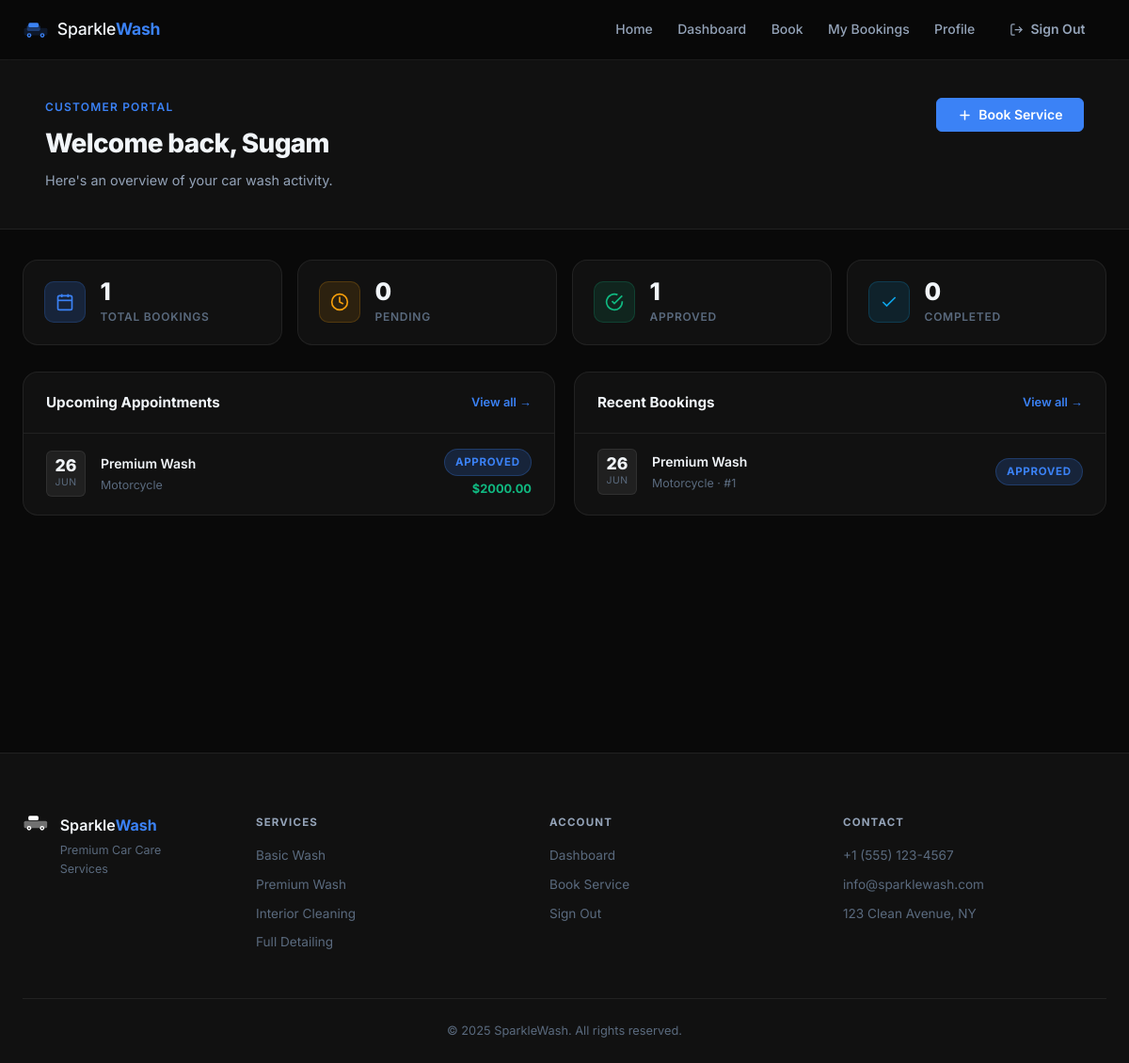
Page /dashboard/ (signed in) on the earlier database version.
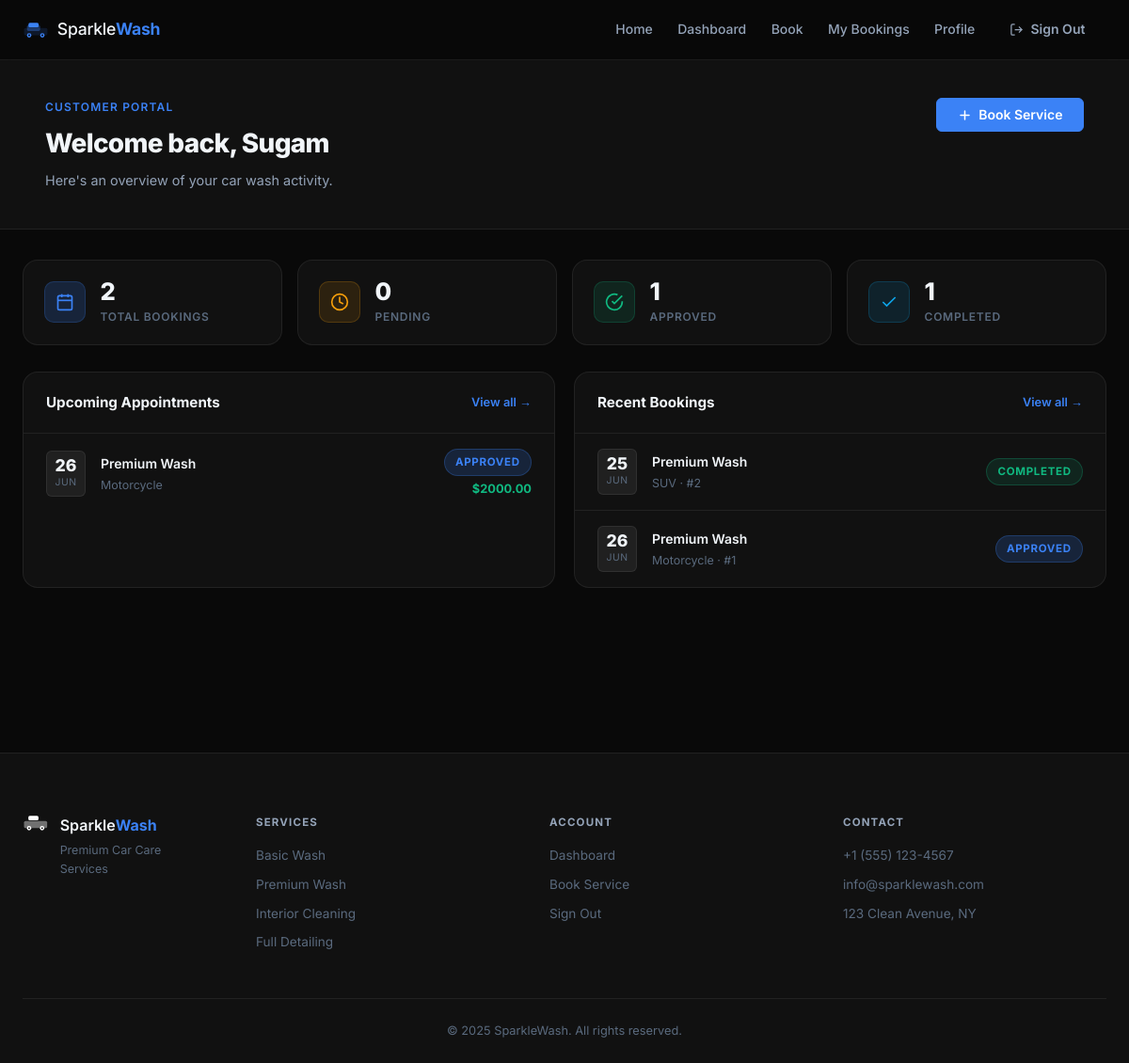
Same page on the later database version.
### wash/models.py (models this page shows, shortened)
class Booking(models.Model):
    STATUS_CHOICES = [
        ('pending', 'Pending'),
        ('approved', 'Approved'),
        ('completed', 'Completed'),
        ('cancelled', 'Cancelled'),
    ]
    VEHICLE_TYPES = [
        ('sedan', 'Sedan'),
        ('suv', 'SUV'),
        ('truck', 'Truck'),
        ('van', 'Van'),
        ('motorcycle', 'Motorcycle'),
        ('other', 'Other'),
    ]
    TIME_SLOTS = [
        ('morning', 'Morning (9 AM – 11 AM)'),
        ('afternoon', 'Afternoon (12 PM – 3 PM)'),
        ('evening', 'Evening (4 PM – 6 PM)'),
    ]
    customer = models.ForeignKey(User, on_delete=models.CASCADE, related_name='bookings')
    service_package = models.ForeignKey(ServicePackage, on_delete=models.PROTECT)
    vehicle_type = models.CharField(max_length=20, choices=VEHICLE_TYPES)
    appointment_date = models.DateField()
    appointment_time = models.CharField(max_length=20, choices=TIME_SLOTS, default='morning')
    notes = models.TextField(blank=True)
    status = models.CharField(max_length=20, choices=STATUS_CHOICES, default='pending')
    created_at = models.DateTimeField(auto_now_add=True)
    class Meta:
        ordering = ['-created_at']

class ServicePackage(models.Model):
    name = models.CharField(max_length=100)
    description = models.TextField()
    price = models.DecimalField(max_digits=8, decimal_places=2)

### wash/views.py (the view)
# urls.py: path('dashboard/', views.dashboard, name='dashboard'),
@login_required
def dashboard(request):
    if _is_staff(request.user):
        return redirect('admin_dashboard')
    bookings = request.user.bookings.select_related('service_package')
    today = timezone.now().date()
    upcoming = bookings.filter(appointment_date__gte=today, status__in=['pending', 'approved'])
    review_pending = bookings.filter(status='completed').exclude(review__isnull=False)[:2]
    return render(request, 'wash/dashboard.html', {
        'bookings': bookings[:5],
        'upcoming': upcoming[:3],
        'total': bookings.count(),
        'pending_count': bookings.filter(status='pending').count(),
        'completed_count': bookings.filter(status='completed').count(),
        'approved_count': bookings.filter(status='approved').count(),
        'review_pending': review_pending,
    })

### wash/views.py (called while the page is built)
def _is_staff(user):
    return user.is_active and (user.is_staff or user.is_superuser)

### templates/wash/dashboard.html (shortened to what the changed rows need)
{% extends 'base.html' %}
{% block content %}
<div class="page-wrap">
  <div class="page-header">
    <div class="container">
      <div class="page-header-inner">
        <div>
          <h1 class="page-title">Welcome back, {{ user.first_name|default:user.username }}</h1>
        </div>
      </div>
    </div>
  </div>
  <div class="container dashboard-container">
    <div class="stats-row">
      <div class="stat-tile">
        <div class="stat-tile-body">
          <span class="stat-num">{{ total }}</span>
          <span class="stat-lbl">Total Bookings</span>
        </div>
      </div>
      <div class="stat-tile">
        <div class="stat-tile-body">
          <span class="stat-num">{{ completed_count }}</span>
          <span class="stat-lbl">Completed</span>
        </div>
      </div>
    </div>
    <div class="dash-grid">
      <div class="dash-card">
        <div class="dash-card-head">
          <h2>Upcoming Appointments</h2>
        </div>
        {% if upcoming %}
          <div class="booking-feed">
            {% for b in upcoming %}
            <div class="bf-item">
              <div class="bf-date-block">
                <span class="bf-day">{{ b.appointment_date|date:"d" }}</span>
                <span class="bf-mon">{{ b.appointment_date|date:"M" }}</span>
              </div>
              <div class="bf-info">
                <p class="bf-title">{{ b.service_package.name }}</p>
                <p class="bf-meta">{{ b.get_vehicle_type_display }}</p>
              </div>
              <div class="bf-right">
                <span class="status-pill sp-{{ b.status }}">{{ b.get_status_display }}</span>
                <p class="bf-price">${{ b.service_package.price }}</p>
              </div>
            </div>
            {% endfor %}
          </div>
        {% endif %}
      </div>
      <div class="dash-card">
        <div class="dash-card-head">
          <h2>Recent Bookings</h2>
        </div>
        {% if bookings %}
          <div class="booking-feed">
            {% for b in bookings %}
            <div class="bf-item">
              <div class="bf-date-block">
                <span class="bf-day">{{ b.appointment_date|date:"d" }}</span>
                <span class="bf-mon">{{ b.appointment_date|date:"M" }}</span>
              </div>
              <div class="bf-info">
                <p class="bf-title">{{ b.service_package.name }}</p>
                <p class="bf-meta">{{ b.get_vehicle_type_display }} · #{{ b.pk }}</p>
              </div>
              <span class="status-pill sp-{{ b.status }}">{{ b.get_status_display }}</span>
            </div>
            {% endfor %}
          </div>
        {% else %}
          <div class="empty-panel">
            <p>No bookings yet.</p>
            <a href="{% url 'book_service' %}" class="btn btn-outline" style="margin-top:1rem">Book your first wash</a>
          </div>
        {% endif %}
      </div>
    </div>
  </div>
</div>
{% endblock %}

Differences in the rows shown:
added Booking: appointment_date "25", appointment_date "JUN", service_package.name "Premium Wash", vehicle_type "SUV", pk "2", status "COMPLETED", shown under "Recent Bookings"
Other differences:
{{ total }}: "1" → "2"
{{ completed_count }}: "0" → "1"
